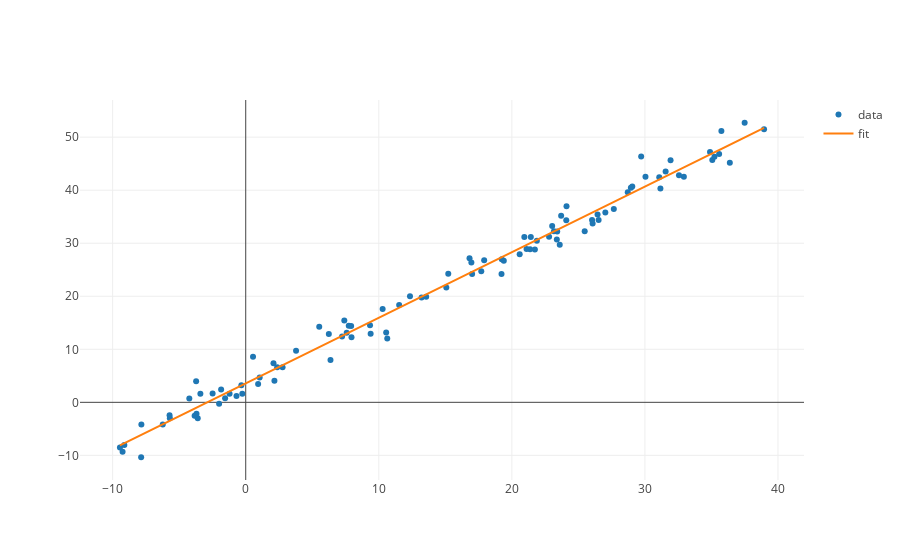

This figure's notebook cell:
### Code cell
trace_data = go.Scatter(
    x = X,
    y = Y,
    mode = 'markers',
    name = 'data'
)

trace_fit = go.Scatter(
    x = X,
    y = res.x[0]*X + res.x[1],
    name = 'fit'
)

data = [trace_data, trace_fit]

layout = go.Layout(
    xaxis = dict(
        title = 'x'
    ),
    yaxis = dict(
        title = 'y'
    )
)

fig = go.Figure(data=data)

iplot(fig)
